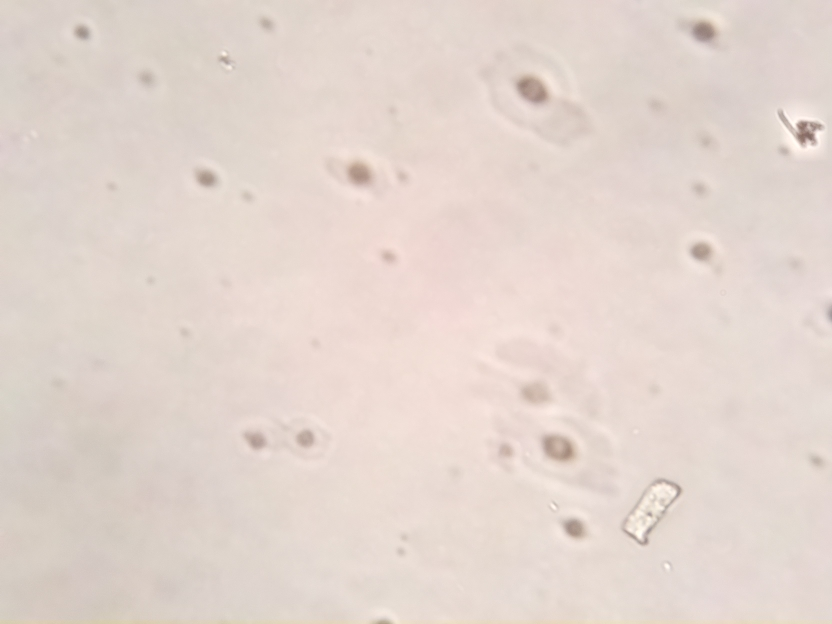
#> input picture samples/sample_1/focus_overzoomed.jpeg, 832 x 624 px, found by its file name
$ python edge.py
#> lines starting #> are read from the running program, lines starting #| are printed output that depends on the picture; after the words box and inside, x2 and y2 are one past the last pixel; in counts of white or black regions, pixels touching at a corner belong together
import cv2

image = cv2.imread("samples/sample_1/focus_overzoomed.jpeg")
#> image is the input picture: shape (624, 832, 3); mean B, G, R 206.2, 213.5, 227.2

gray = cv2.cvtColor(image, cv2.COLOR_BGR2GRAY)
blurred = cv2.GaussianBlur(gray, (5, 5), 0)
edges = cv2.Canny(blurred, 50, 150)
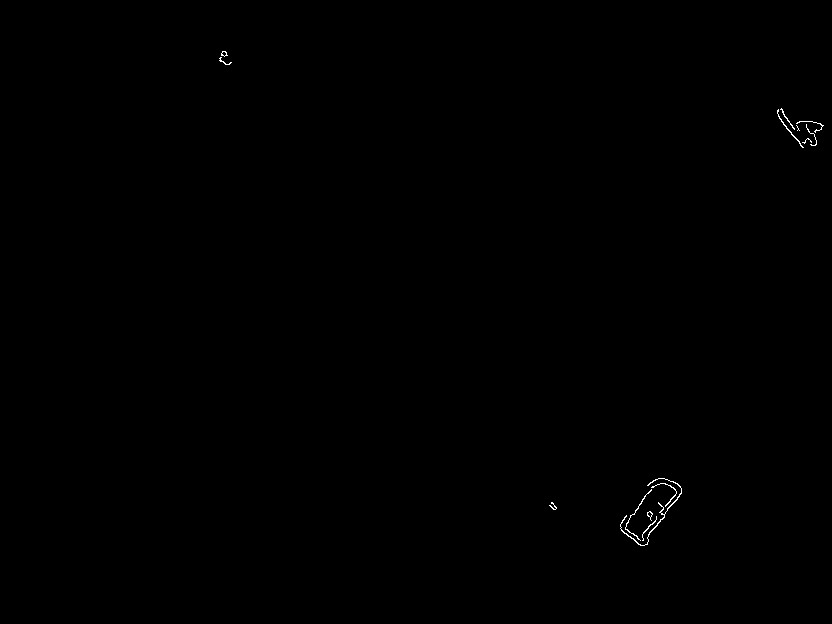
#> edges: shape (624, 832); 0.13% white in thin lines or dots, all inside (x1, y1, x2, y2) = (219, 51, 824, 546)
contours, _ = cv2.findContours(edges, cv2.RETR_EXTERNAL, cv2.CHAIN_APPROX_SIMPLE)
#> contours = 14 contours, 10 with area under 20; largest, box (x1, y1, x2, y2) and area: (620, 478, 682, 546) 70, (777, 109, 804, 148) 26, (625, 489, 652, 541) 24, (647, 511, 653, 521) 20
largest_contour = max(contours, key=cv2.contourArea)
#> largest_contour = contour of 158 points, box (x1, y1, x2, y2) (620, 478, 682, 546), area 70
x, y, w, h = cv2.boundingRect(largest_contour)
#> x = 620; y = 478; w = 62; h = 68
cropped_image = image[y:y+h, x:x+w]
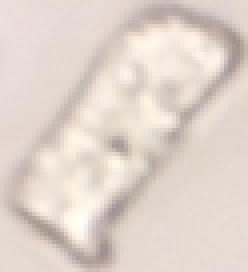
#> cropped_image: shape (68, 62, 3) (shown 4 times larger); mean B, G, R 203.6, 212.5, 224.9

# Enregistrer l'image recadrée
cv2.imwrite("samples/sample_1/cropped_image/test.png", cropped_image)

$ run again, with samples/sample_1/focus_sample.jpeg copied over samples/sample_1/focus_overzoomed.jpeg
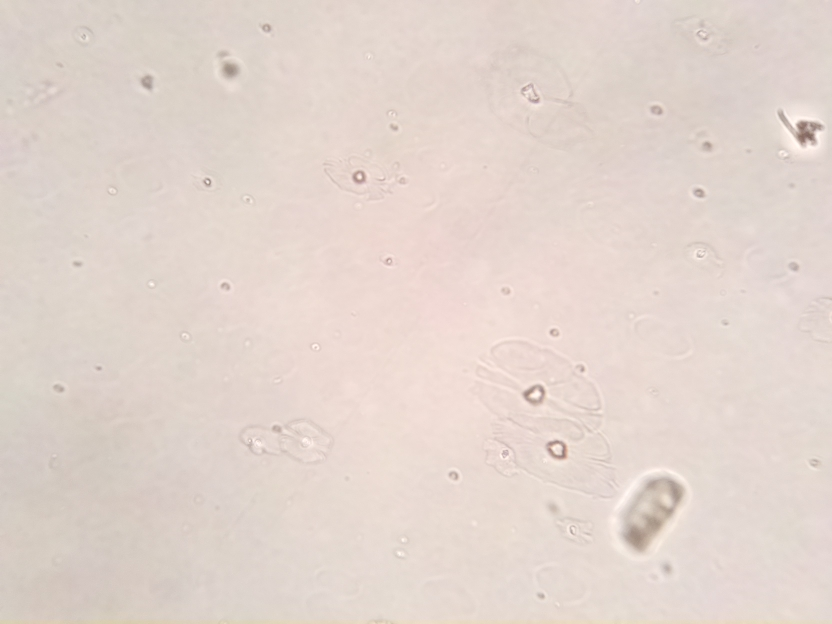
#> input picture samples/sample_1/focus_sample.jpeg, 832 x 624 px, found by its file name
#> image is the input picture: shape (624, 832, 3); mean B, G, R 205.6, 213, 226.6
#> `edges = cv2.Canny(blurred, 50, 150)`:
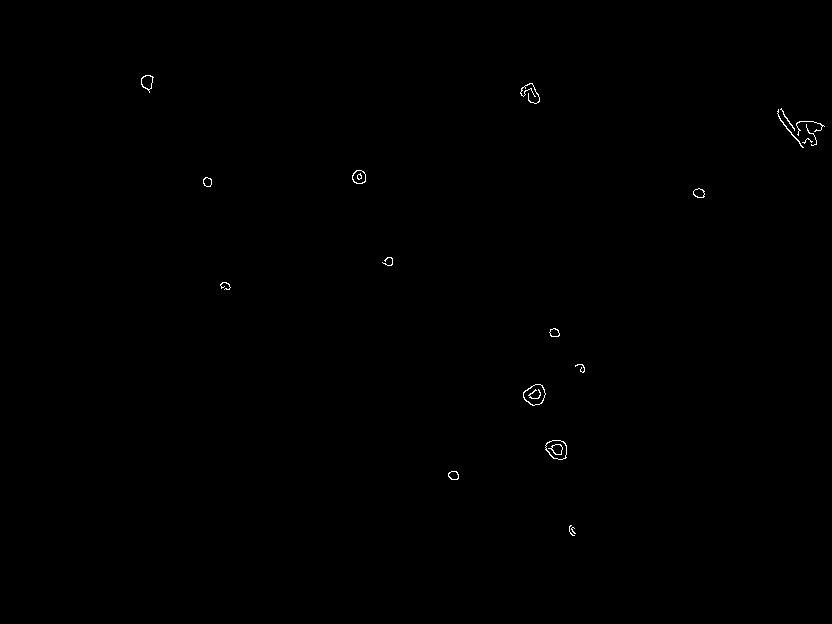
#> edges: shape (624, 832); 0.18% white in thin lines or dots, all inside (x1, y1, x2, y2) = (141, 75, 825, 536)
#> contours = 19 contours, 10 with area under 20; largest, box (x1, y1, x2, y2) and area: (523, 384, 546, 406) 336, (545, 440, 567, 460) 318, (352, 170, 366, 184) 144, (141, 75, 154, 93) 129, (693, 188, 705, 198) 78
#> largest_contour = contour of 39 points, box (x1, y1, x2, y2) (523, 384, 546, 406), area 336
#> x = 523; y = 384; w = 23; h = 22
#> `cropped_image = image[y:y+h, x:x+w]`:
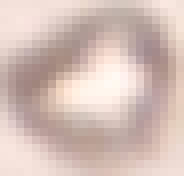
#> cropped_image: shape (22, 23, 3) (shown 8 times larger); mean B, G, R 182.9, 191.2, 212
